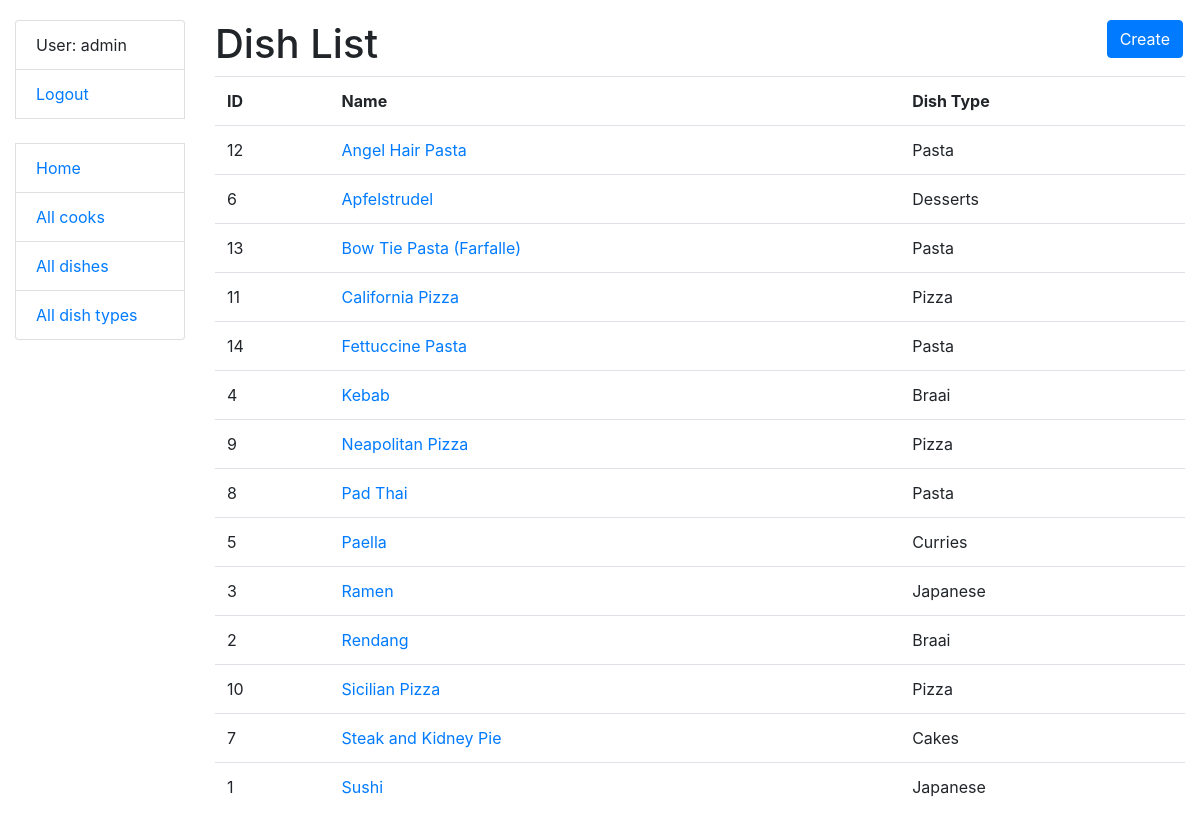
/dishes/ (signed in), run on an earlier commit of the app's database.
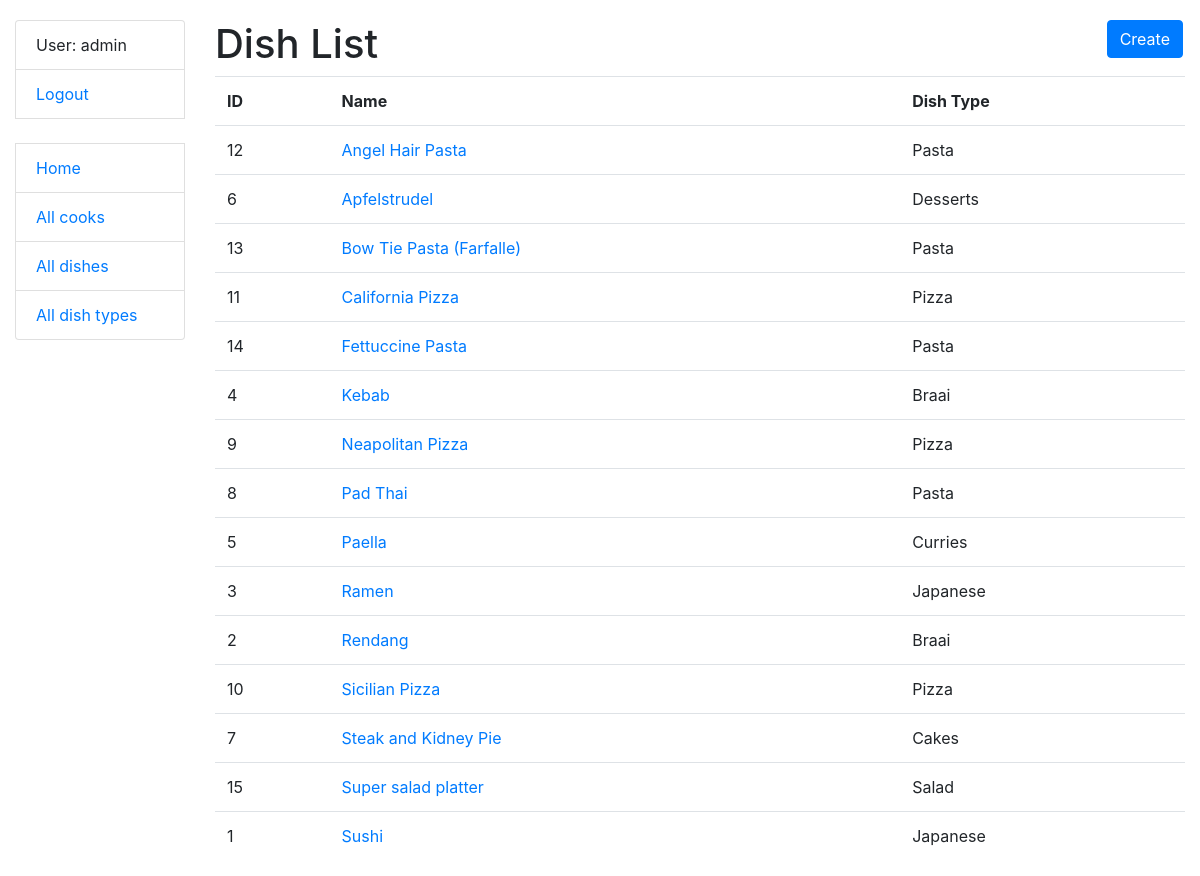
And on a later commit of the database.
### kitchen/models.py (models this page shows, shortened)
class Dish(models.Model):
    name = models.CharField(max_length=255)
    description = models.TextField()
    price = models.DecimalField(max_digits=7, decimal_places=2)
    dish_type = models.ForeignKey(
        DishType,
        on_delete=models.CASCADE,
        related_name="dishes"
    )
    cooks = models.ManyToManyField(settings.AUTH_USER_MODEL, related_name="dishes")
    class Meta:
        verbose_name_plural = "dishes"
        ordering = ["name"]
    def get_absolute_url(self):
        return reverse("kitchen:dish-detail", kwargs={"pk": self.pk})

class DishType(models.Model):
    name = models.CharField(max_length=255, unique=True)
    class Meta:
        ordering = ["name"]
    def __str__(self):
        return self.name

### kitchen/views.py (the view)
class DishListView(LoginRequiredMixin, generic.ListView):
    model = Dish

### templates/kitchen/dish_list.html
{% extends "base.html" %}
{% block content %}
    <h1>
      Dish List
      <a href="{% url "kitchen:dish-create" %}" class="btn btn-primary link-to-page">
        Create
      </a>
    </h1>
    {% if dish_list %}
      <table class="table">
        <tr>
          <th>ID</th>
          <th>Name</th>
          <th>Dish Type</th>
        </tr>
        {% for dish in dish_list %}
          <tr>
            <td>{{ dish.id }}</td>
            <td><a href="{{ dish.get_absolute_url }}">{{ dish.name }}</a></td>
            <td>{{ dish.dish_type }}</td>
          </tr>
        {% endfor %}
      </table>
    {% else %}
      <p>There are no dishes in kitchen</p>
    {% endif %}
{% endblock %}

What changed in the data, as far as the page shows it:
added Dish: id "15", name "Super salad platter", dish_type "Salad"
